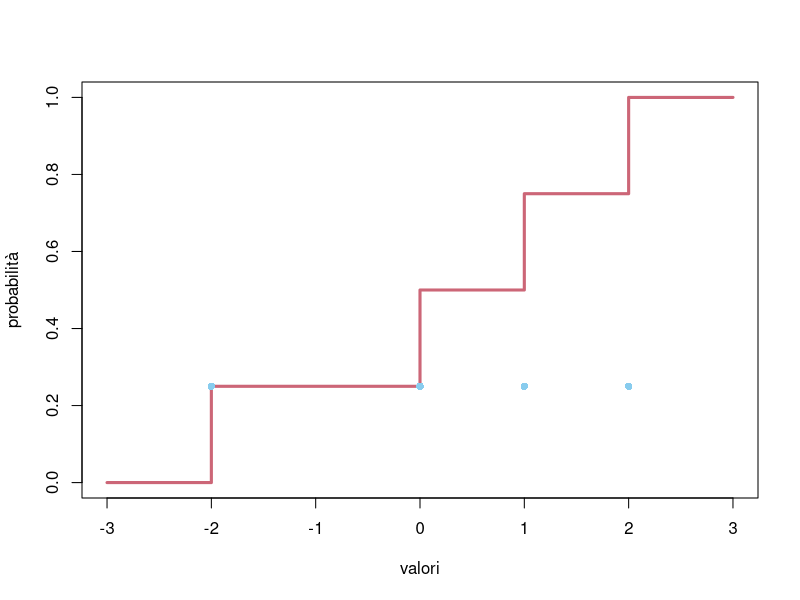
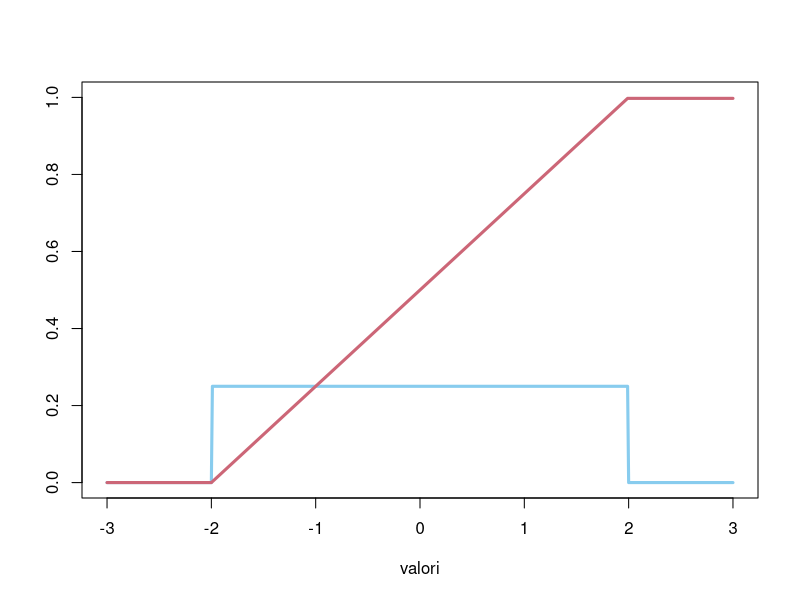
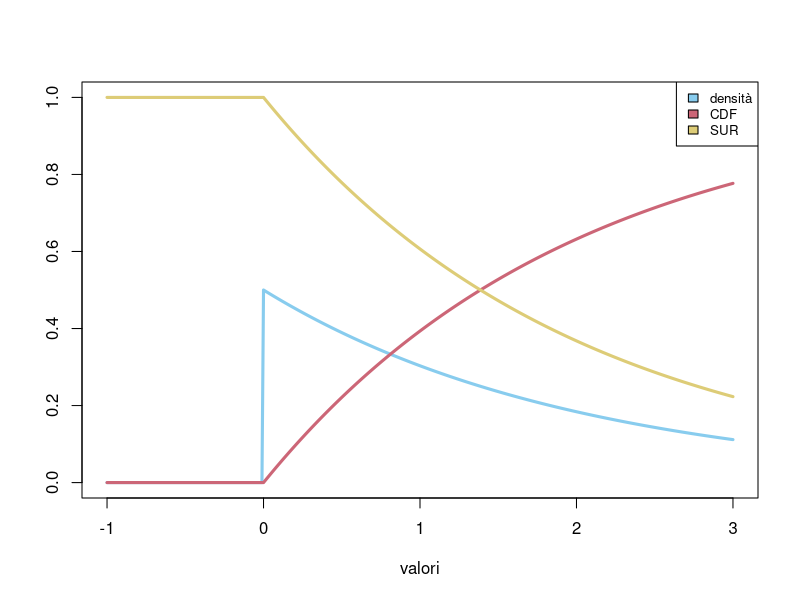
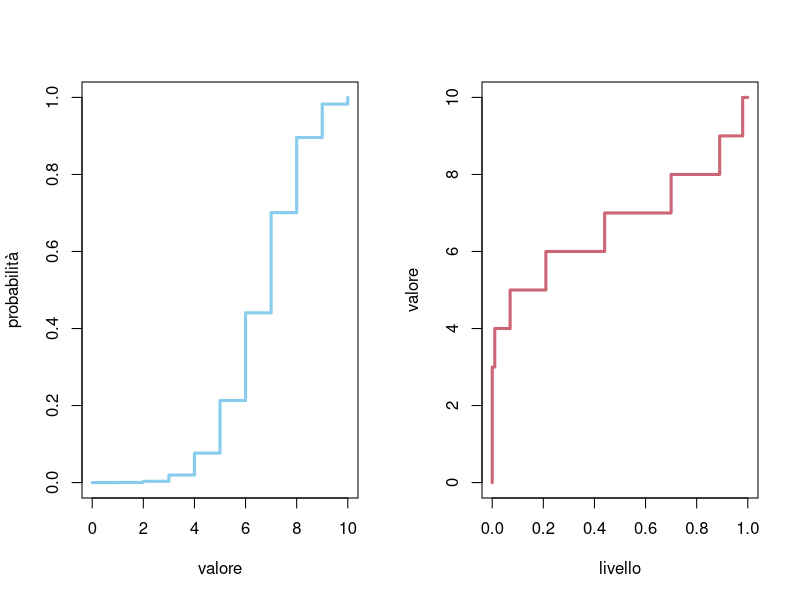
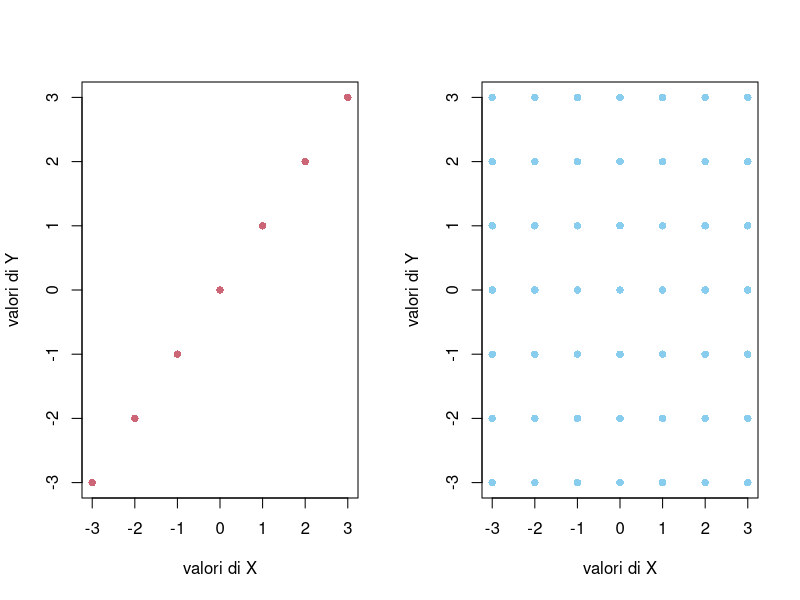
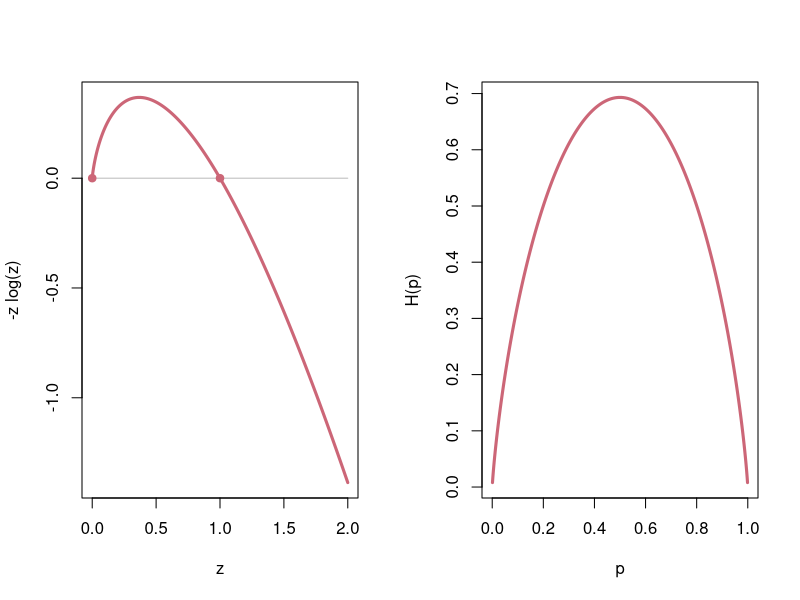

Write the R code that produced these figures, in order.
## ---- chunk 1

miei_colori  = c("#88CCEE", "#CC6677", "#DDCC77", "#117733", "#332288", "#AA4499", "#888888")

#Parametri globali
knitr::opts_chunk$set(dev = if (knitr::is_latex_output()) 'cairo_pdf' else 'svg', fig.width = 5, fig.align = 'center', tidy=FALSE)
if (knitr::is_latex_output()) options(width = 60)
## ---- chunk 2
# possibili valori e densità discreta
valori_X <- c(-2,0,1,2)
densita_X <- rep(1/4, 4)

# iniziamo con un grafico vuoto:


plot(NULL, xlab='valori', ylab='probabilità', ylim=c(0,1), xlim=c(-3,3))

#per avere un plot su un intervallo ad esempio (-3,3), aggiungiamo artificialmente i due valori estremi con densità 0 (questo rende più semplice fare il plot della CDF come funzione a gradini)

valori_X <- c(-3, valori_X, 3)
densita_X <- c(0, densita_X, 0)


# per ottenere la funzione di ripartizione nei punti valori_X usiamo il comando cumsum().

CDF_X <- cumsum(densita_X)


# aggiungiamo il grafico della CDF con il comando lines()


lines(valori_X, CDF_X, type='s', col=miei_colori[2], lwd=3)

# infine aggiungiamo i punti corrispondenti alla densità discreta


points( valori_X[2:5], densita_X[2:5], col=miei_colori[1], pch=16, lwd=3)
## ---- chunk 3
# possibili valori e densità continua
deltax = 0.01
valori_X <- seq(-3,3, by=deltax)
densita_X <- valori_X*0 + (valori_X>-2 & valori_X <2)*1/4

# plottiamo prima i valori della densità 

plot(valori_X, densita_X, type='l', col=miei_colori[1], xlab='valori', ylab='', ylim=c(0,1), xlim=c(-3,3), lwd=3)


# per ottenere la funzione di ripartizione nei punti valori_X usiamo il comando cumsum() moltiplicando poi per deltax (per approssimare l'integrale come somma di Riemann)

CDF_X <- cumsum(densita_X)*deltax


#aggiungiamo quindi con il comando lines()


lines(valori_X, CDF_X, type='l', col=miei_colori[2], lwd=3)

## ---- chunk 4
deltax <- 0.01
valori_X <- seq(-1, 3, by=deltax)
lambda <-1/2
# usiamo direttamente i comandi dexp() e pexp() per la densità e CDF esponeziale

densita_X <- dexp(valori_X, lambda)
CDF_X <- pexp(valori_X, lambda)
SUR_X <- 1-CDF_X

plot( valori_X, densita_X, type='l', col=miei_colori[1], ylim=c(0,1), xlab='valori', ylab='', lwd=3)
lines( valori_X, CDF_X, col=miei_colori[2], lwd=3, )
lines( valori_X, SUR_X, co=miei_colori[3], lwd=3)

legend('topright', fill=miei_colori[1:3], c("densità", "CDF", "SUR"), cex=0.8)

## ---- chunk 5

n=10
p=2/3

valori_X = 0:n
CDF_X = pbinom(valori_X, n, p)

delta_alpha = 0.01
alpha = seq(0, 1, by=delta_alpha)
quantile_X  = qbinom(alpha, n, p)

# per visualizzare i due plot uno accanto all'altro usiamo la funzione par()

par(mfrow=c(1,2))

plot(valori_X, CDF_X, type='s', col=miei_colori[1], xlab='valore', ylab='probabilità', lwd=3)
plot(alpha, quantile_X, type='S', col=miei_colori[2], xlab='livello', ylab='valore', lwd=3)

## ---- chunk 6
n <- 10
p <- 1/3

valori_X <- 0:n
densita_X <- dbinom(valori_X, n, p)

(valor_medio_X <- sum(valori_X * densita_X))

## ---- chunk 7
n <- 20
p <- 1/4

valori_X <- 0:n
densita_X <- dbinom(valori_X, n, p)

(valor_medio_X <- sum(valori_X**3 * densita_X))

## ---- chunk 8
valori_X <- 1:6
densita_X <- 1/6 
valor_medio_X  <- sum(valori_X)/6

(varianza_X <- sum( (valori_X- valor_medio_X)^2 ) /6 )
## ---- chunk 9
deltax <- 0.001
valori_X = seq(0,1, by=deltax)

(varianza_X <- sum( (valori_X - 1/2)^2)* deltax)
## ---- chunk 10
valori_X <- -3:3
densita_X <- 1/7

(sd_X <- sqrt( sum(valori_X^2 *densita_X)))

## ---- chunk 11

valori_X <- -3:3
valori_Y <- -3:3

par(mfrow = c(1,2))

plot( valori_X, valori_Y, pch=16, col=miei_colori[2], xlab="valori di X", ylab="valori di Y" )

valori_indipendenti_X = c()
valori_indipendenti_Y = c()

for (i in valori_X){
  for (j in valori_Y){
    valori_indipendenti_X = c(valori_indipendenti_X, i)
    valori_indipendenti_Y = c(valori_indipendenti_Y, j)
  }
}

plot( valori_indipendenti_X, valori_indipendenti_Y, pch=16, col=miei_colori[1], xlab="valori di X", ylab="valori di Y" )

## ---- chunk 12

deltaz= 0.001
z=seq(0,2, by=deltaz)


plot(z, -z*log(z),  ylab='-z log(z)', type='l', col=miei_colori[2], lwd=3)
lines(z, 0*z, type='l', col='grey')
points(c(0,1), c(0,0), col=miei_colori[2], pch=19)

## ---- chunk 13

deltap= 0.001
p=seq(0,1,by=deltap)

H_p = -(1-p)*log(1-p)-p*log(p)

plot(p, H_p, type='l', xlab='p', ylab='H(p)', lwd=3, col=miei_colori[2] )
